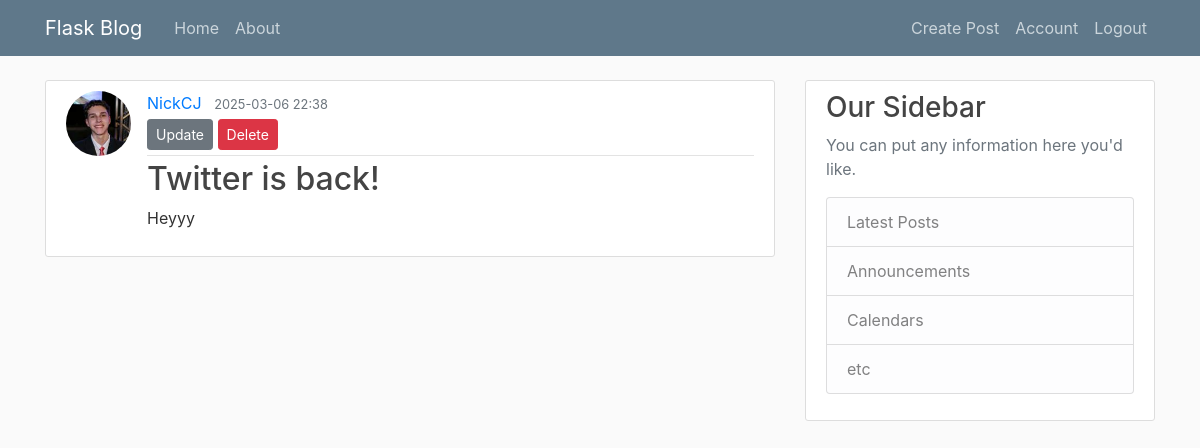
Page /post/2 (signed in) on the earlier database version.
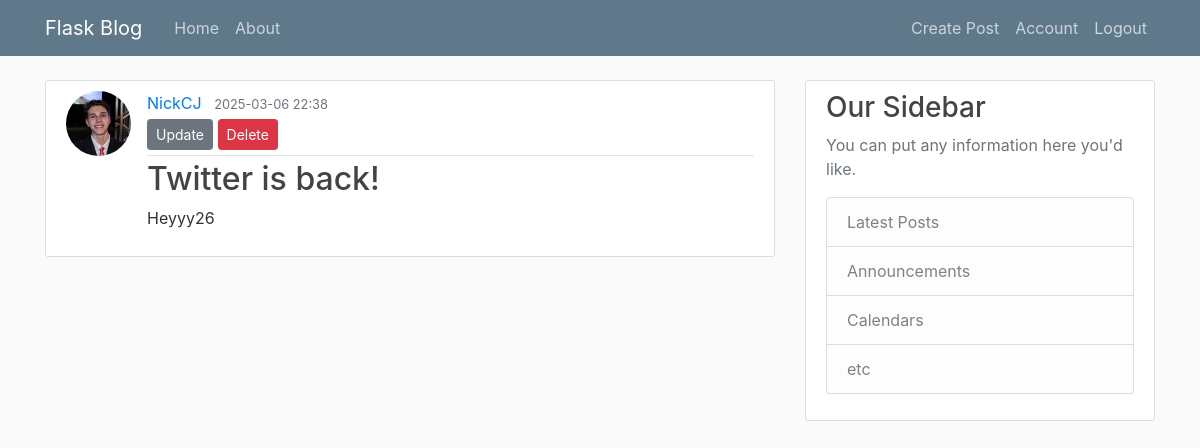
Same page on the later database version.
### flaskblog/models.py (models this page shows, shortened)
class Post(db.Model):
    id = db.Column(db.Integer, primary_key=True)
    title = db.Column(db.String(100), nullable=False)
    date_posted = db.Column(db.DateTime, nullable=False, default=lambda: datetime.now(timezone.utc))
    content = db.Column(db.Text, nullable=False)
    user_id = db.Column(db.Integer, db.ForeignKey('user.id'), nullable=False)

### flaskblog/routes/blog_routes.py (the view)
@routes.route("/post/<int:post_id>")
def post(post_id):
    post = Post.query.get_or_404(post_id)
    return render_template('post.html', title=post.title, post=post)

### flaskblog/models.py (called while the page is built)
@login_manager.user_loader
def load_user(user_id):
    return User.query.get(int(user_id))

### flaskblog/templates/post.html (shortened to what this page needs)
{% extends "layout.html" %}
{% block content %}
        <article class="media content-section">
            <img class="rounded-circle article-img" src="{{ url_for('static', filename='profile_pics/' + post.author.image_file) }}">
            <div class="media-body">
            <div class="article-metadata">
                <a class="mr-2" href="#">{{ post.author.username }}</a>
                <small class="text-muted">{{ post.date_posted.strftime('%Y-%m-%d %H:%M') }}</small>
                {% if post.author == current_user %}
                    <div>
                        <a class="btn btn-secondary btn-sm mt-1 mb-1" href="{{ url_for('routes.update_post', post_id=post.id) }}">Update</a>
                        <button type="button" class="btn btn-danger btn-sm mt-1 mb-1" data-toggle="modal" data-target="#deleteModal" href="{{ url_for('routes.update_post', post_id=post.id) }}">Delete</button>
                    </div>
                {% endif %}
            </div>
            <h2 class="article-title">{{ post.title }}</h2>
            <p class="article-content">{{ post.content }}</p>
            </div>
        </article>
{% endblock content %}

Differences in the rows shown:
changed Post "Twitter is back!": content "Heyyy" → "Heyyy26"
